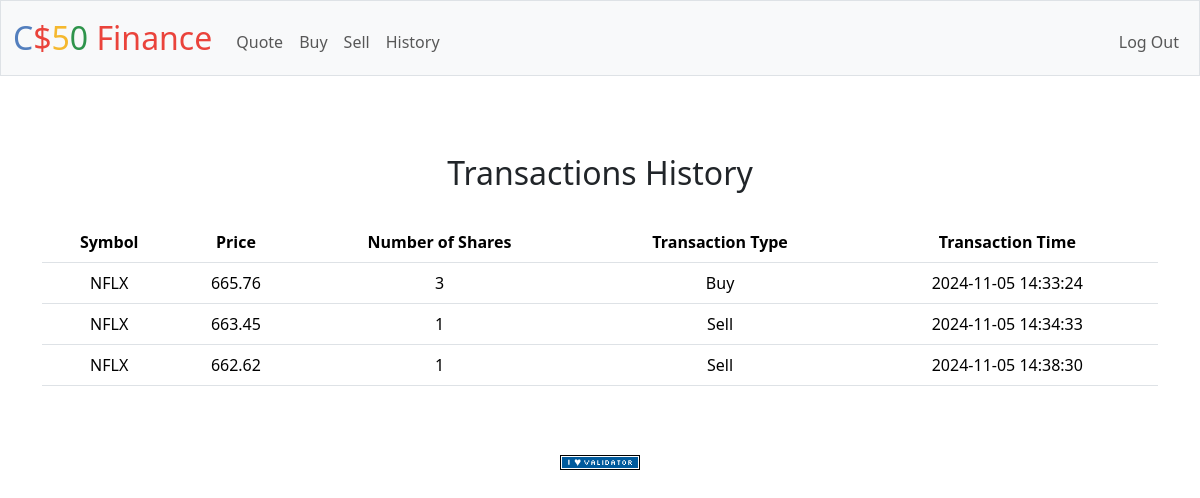
Before: /history (signed in) with the older database file.
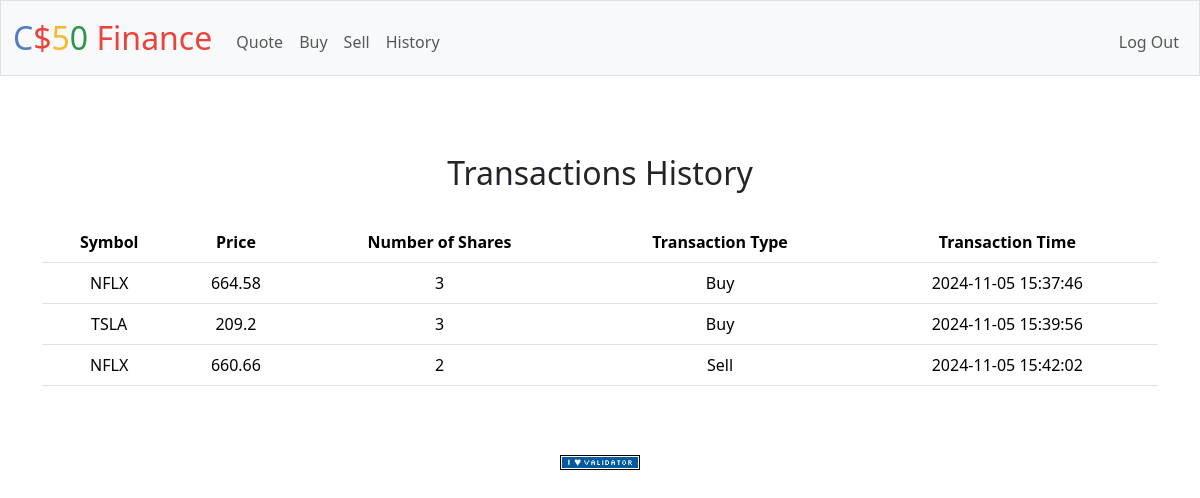
After: the same page with the newer database file.
### tables this page shows
CREATE TABLE transactions (
        id INTEGER PRIMARY KEY,
        symbol TEXT NOT NULL,
        name TEXT NOT NULL,
        shares INTEGER NOT NULL,
        price TEXT NOT NULL,
        type TEXT NOT NULL,
        time datetime default current_timestamp, 
        user_id INTEGER NOT NULL,
        FOREIGN KEY (user_id) REFERENCES users (id) 
        );

### app.py (the view)
@app.route("/history")
@login_required
def history():
    user_id = session["user_id"]
    with sqlite3.connect("finance.db") as db:
        db.row_factory = sqlite3.Row
        transactions = db.execute("SELECT * FROM transactions WHERE user_id = ?", (user_id, )).fetchall()
        if transactions:
            return render_template("history.html", transactions=transactions)
        else:
            flash(f"No transactions!", category="warning")
            return render_template("history.html")

### app.py (called while the page is built)
@app.after_request
def after_request(response):
    response.headers["Cache-Control"] = "no-cache, no-store, must-revalidate"
    response.headers["Expires"] = 0
    response.headers["Pragma"] = "no-cache"
    return response

### helpers.py (called while the page is built)
def login_required(f):
    @wraps(f)
    def decorated_function(*args, **kwargs):
        if session.get("user_id") is None:
            return redirect("/login")
        return f(*args, **kwargs)
    return decorated_function

### templates/history.html (shortened to what this page needs)
{% extends "layout.html" %}
{% block main %}
<h2>Transactions History</h2>
<table class="table">
    <thead>
        <tr>
            <th scope="col">Symbol</th>
            <th scope="col">Price</th>
            <th scope="col">Number of Shares</th>
            <th scope="col">Transaction Type</th>
            <th scope="col">Transaction Time</th>
        </tr>
    </thead>
    <tbody>
        {% for transaction in transactions %}
        <tr>
            <td>{{ transaction.symbol }}</td>
            <td>{{ transaction.price }}</td>
            <td>{{ transaction.shares }}</td>
            <td>{{ transaction.type }}</td>
            <td>{{ transaction.time }}</td>
        </tr>
        {% endfor %}
    </tbody>
</table>
{% endblock %}

### templates/layout.html (shortened to what this page needs)
<!DOCTYPE html>
<html lang="en">
    <head>
        <link href="https://cdn.jsdelivr.net/npm/bootstrap@5.3.3/dist/css/bootstrap.min.css" rel="stylesheet">
        <link href="/static/styles.css" rel="stylesheet">
    </head>
    <body>
        <nav class="bg-light border navbar navbar-expand-md navbar-light">
            <div class="container-fluid">
                <a class="navbar-brand" href="/"><span class="blue">C</span><span class="red">$</span><span class="yellow">5</span><span class="green">0</span> <span class="red">Finance</span></a>
                <div class="collapse navbar-collapse" id="navbar">
                    {% if session["user_id"] %}
                        <ul class="navbar-nav me-auto mt-2">
                            <li class="nav-item"><a class="nav-link" href="/quote">Quote</a></li>
                            <li class="nav-item"><a class="nav-link" href="/buy">Buy</a></li>
                            <li class="nav-item"><a class="nav-link" href="/sell">Sell</a></li>
                            <li class="nav-item"><a class="nav-link" href="/history">History</a></li>
                        </ul>
                        <ul class="navbar-nav ms-auto mt-2">
                            <li class="nav-item"><a class="nav-link" href="/logout">Log Out</a></li>
                        </ul>
                    {% else %}
                        <ul class="navbar-nav ms-auto mt-2">
                            <li class="nav-item"><a class="nav-link" href="/register">Register</a></li>
                            <li class="nav-item"><a class="nav-link" href="/login">Log In</a></li>
                        </ul>
                    {% endif %}
                </div>
            </div>
        </nav>
        <main class="container py-5 text-center">
            {% block main %}{% endblock %}
        </main>
        <footer class="mb-5">
            <form action="https://validator.w3.org/check" class="text-center" enctype="multipart/form-data" method="post" target="_blank">
                <input alt="Validate" src="/static/I_heart_validator.png" type="image">
            </form>
        </footer>
    </body>
</html>

### static/styles.css (style rules this page uses)
nav .navbar-brand { font-size: xx-large; }
nav .navbar-brand .blue { color: #537fbe; }
nav .navbar-brand .red { color: #ea433b; }
nav .navbar-brand .yellow { color: #f5b82e; }
nav .navbar-brand .green { color: #2e944b; }
input { margin-block-start: 5px; margin-block-end: 5px; }
h2 { margin-block-start: 30px; margin-block-end: 30px; }

Changed rows visible on the page:
changed transactions (number 1 of 3 on the later page): price "665.76" → "664.58"; time "2024-11-05 14:33:24" → "2024-11-05 15:37:46"
changed transactions: symbol "NFLX" → "TSLA"; price "663.45" → "209.2"; shares "1" → "3"; type "Sell" → "Buy"; time "2024-11-05 14:34:33" → "2024-11-05 15:39:56"
changed transactions "Sell": price "662.62" → "660.66"; shares "1" → "2"; time "2024-11-05 14:38:30" → "2024-11-05 15:42:02"
